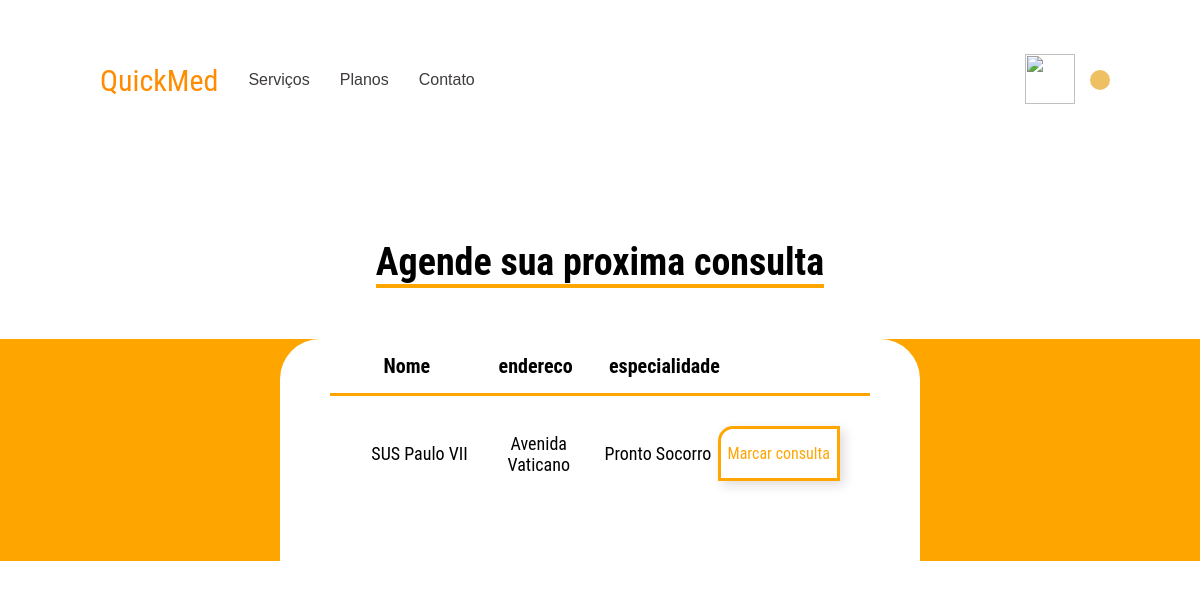
The app's page /marcarconsulta/3, older data.
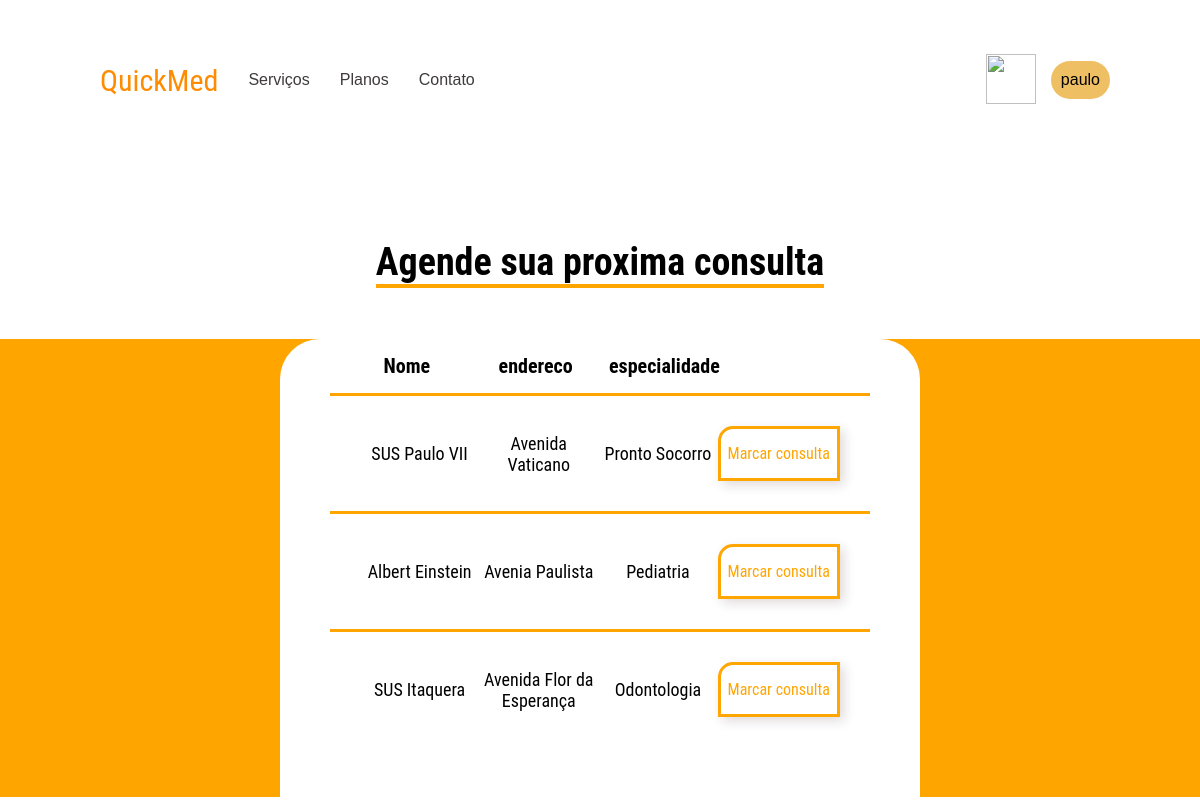
The same page, newer data.
### models/banco.py (models this page shows, shortened)
class Hospital(db.Model):
    __tablename__ = "hospitais"
    id = db.Column(db.Integer, primary_key=True, autoincrement=True)
    nome = db.Column(db.String(150))
    email = db.Column(db.String(50))
    endereco = db.Column(db.String(50))
    especialidade = db.Column(db.String(50))
    senha = db.Column(db.String(40))
    consutas = db.relationship('Consulta', backref='hospital')

class Usuario(db.Model):
    __tablename__ = 'usuarios'
    id = db.Column(db.Integer, primary_key=True, autoincrement=True)
    nome = db.Column(db.String(150))
    email = db.Column(db.String(50))
    senha = db.Column(db.String(40))
    consultas = db.relationship('Consulta', backref='usuario')

### routes/bP.py (the view)
@bP.route('/marcarconsulta/<user_id>')
def appointment(user_id=0):
    user_query = Usuario.query.filter_by(id = user_id).first()
    hosp_query = Hospital.query.all()
    return render_template('appointment_page.html', user = user_query, hosps = hosp_query, ent=user_query)

### templates/appointment_page.html (shortened to what this page needs)
<!DOCTYPE html>
<html lang="pt-br">
<head>
    <link rel="stylesheet" href="{{ url_for('static',    filename='css/appointment_style.css') }}">
</head>
<body>
    {% extends 'base_logged.html' %}
    {% block content %}
        {% block nome %} {{user.nome}} {% endblock %}
    {% set messages = get_flashed_messages() %}
    <h1 id="titulo-principal"><span>Agende sua proxima consulta</span></h1>
    <section class="conteudo-principal">
        <section class="lista-hospital">
            <div class="titulos">
                <p class="item">Nome</p>
                <p class="item">endereco</p>
                <p class="item">especialidade</p>
                <p class="item"></p>
            </div>
            {% for hosp in hosps %}
            <div class="hospital">
                <p class="item carac-hospital"> {{ hosp.nome }} </p>
                <p class="item carac-hospital"> {{ hosp.endereco }} </p>
                <p class="item carac-hospital"> {{ hosp.especialidade }}</p>
                <a class="item botao-consulta" href="{{ url_for('bP.cria_consulta', hosp_id = hosp.id, user_id = user.id ) }}">Marcar consulta</a>
            </div>
            {% endfor %}
        </section>
    </section>
    {% endblock %}

Row changes from the older to the newer data that the page shows:
added Usuario: nome "paulo"
added Hospital: nome "Albert Einstein", endereco "Avenia Paulista", especialidade "Pediatria"
added Hospital: nome "SUS Itaquera", endereco "Avenida Flor da Esperança", especialidade "Odontologia"
